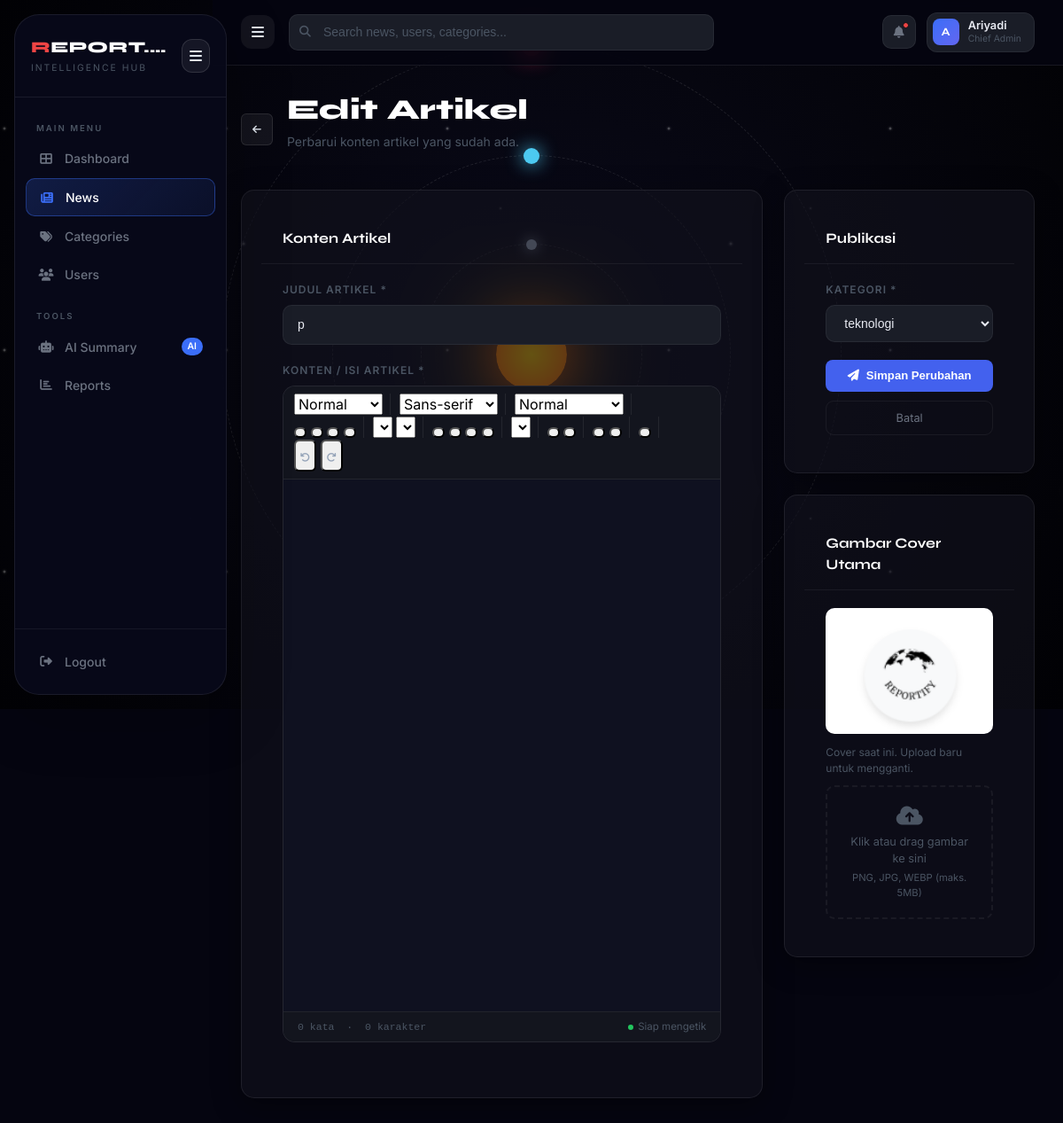
Page /admin-panel/news/2/edit/ (signed in) on the committed database.
### news/models.py (models this page shows, shortened)
class Artikel(models.Model):
    judul = models.CharField(max_length=255)
    isi = models.TextField()  # Disinkronkan: sebelumnya 'konten'
    gambar_cover = models.ImageField(upload_to='berita/', null=True, blank=True)
    kategori = models.ForeignKey(Kategori, on_delete=models.CASCADE)
    penulis = models.ForeignKey(User, on_delete=models.CASCADE) # Wajib untuk Dashboard
    tanggal_publikasi = models.DateTimeField(auto_now_add=True)
    penulis = models.ForeignKey(User, on_delete=models.SET_NULL, null=True, blank=True)

### news/admin_views.py (the view)
# urls.py: path('news/<int:artikel_id>/edit/', admin_views.admin_article_edit, name='admin_article_edit'),
@login_required
@staff_required
def admin_article_edit(request, artikel_id):
    artikel = get_object_or_404(Artikel, id=artikel_id)
    if request.method == 'POST':
        form = ArtikelAdminForm(request.POST, request.FILES, instance=artikel)
        if form.is_valid():
            form.save()
            return redirect('admin_news')
    else:
        form = ArtikelAdminForm(instance=artikel)
    daftar_kategori = Kategori.objects.all()
    return render(request, 'admin_panel/admin_article_form.html', {
        'form': form,
        'artikel': artikel,
        'daftar_kategori': daftar_kategori
    })

### news/forms.py
class ArtikelAdminForm(forms.ModelForm):
    class Meta:
        model = Artikel
        fields = ['judul', 'isi', 'gambar_cover', 'kategori']
        widgets = {
            'judul': forms.TextInput(attrs={'class': 'form-input-admin', 'placeholder': 'Masukkan judul berita...'}),
            'isi': forms.HiddenInput(),
            'kategori': forms.Select(attrs={'class': 'form-input-admin'}),
        }

### news/admin_views.py (called while the page is built)
def is_staff(user):
    return user.is_authenticated and user.is_staff

### news/models.py (called while the page is built)
    def __str__(self):
        return self.nama

### templates/admin_panel/admin_article_form.html (shortened to what this page needs)
{% extends 'admin_base.html' %}
{% load static %}
{% block nav_news %}active{% endblock %}
{% block content %}
<div class="page-header fade-in d-flex align-items-center gap-3">
    <a href="{% url 'admin_news' %}" class="btn-icon" style="width:36px; height:36px;">
        <i class="fas fa-arrow-left"></i>
    </a>
    <div>
        <h1 class="page-title">{% if artikel %}Edit Artikel{% else %}Buat Artikel Baru{% endif %}</h1>
        <p class="page-subtitle">{% if artikel %}Perbarui konten artikel yang sudah ada.{% else %}Tulis dan publikasikan artikel baru.{% endif %}</p>
    </div>
</div>
<form method="POST" enctype="multipart/form-data" id="artikel-form">
    <div class="row g-4">
        <div class="col-lg-8 fade-in delay-1">
            <div class="card-admin">
                <div class="card-header-admin">
                    <span style="font-family:'Syne',sans-serif; font-weight:700; color:#fff;">Konten Artikel</span>
                </div>
                <div class="card-body-admin">
                    <div class="form-group">
                        <label class="form-label-admin">Judul Artikel *</label>
                        {{ form.judul }}
                    </div>
                    <div class="form-group">
                        <label class="form-label-admin">Konten / Isi Artikel *</label>
                        <div class="editor-wrapper">
                            <div id="quill-toolbar">
                                <span class="ql-formats">
                                    <select class="ql-header">
                                        <option selected>Normal</option>
                                    </select>
                                </span>
                                <span class="ql-formats">
                                    <select class="ql-font">
                                        <option selected>Sans-serif</option>
                                    </select>
                                </span>
                                <span class="ql-formats">
                                    <select class="ql-size">
                                        <option selected>Normal</option>
                                    </select>
                                </span>
                                <span class="ql-formats">
                                    <button class="ql-bold" title="Tebal (Ctrl+B)"></button>
                                    <button class="ql-italic" title="Miring (Ctrl+I)"></button>
                                    <button class="ql-underline" title="Garis Bawah (Ctrl+U)"></button>
                                    <button class="ql-strike" title="Coret"></button>
                                </span>
                                <span class="ql-formats">
                                    <select class="ql-color" title="Warna Teks"></select>
                                    <select class="ql-background" title="Warna Background"></select>
                                </span>
                                <span class="ql-formats">
                                    <button class="ql-list" value="ordered" title="Daftar Bernomor"></button>
                                    <button class="ql-list" value="bullet" title="Daftar Berpoin"></button>
                                    <button class="ql-indent" value="-1" title="Geser Kiri"></button>
                                    <button class="ql-indent" value="+1" title="Geser Kanan"></button>
                                </span>
                                <span class="ql-formats">
                                    <select class="ql-align" title="Perataan Teks">
                                        <option selected></option>
                                        <option value="center"></option>
                                    </select>
                                </span>
                                <span class="ql-formats">
                                    <button class="ql-blockquote" title="Kutipan"></button>
                                    <button class="ql-code-block" title="Kode Blok"></button>
                                </span>
                                <span class="ql-formats">
                                    <button class="ql-link" title="Tambah Link"></button>
                                    <button class="ql-image" title="Tambah Gambar"></button>
                                </span>
                                <span class="ql-formats">
                                    <button class="ql-clean" title="Hapus Pemformatan"></button>
                                </span>
                                <span class="ql-formats">
                                    <button class="ql-undo" title="Batalkan (Ctrl+Z)">
                                        <i class="fas fa-undo" style="font-size:11px;"></i>
                                    </button>
                                    <button class="ql-redo" title="Ulangi (Ctrl+Y)">
                                        <i class="fas fa-redo" style="font-size:11px;"></i>
                                    </button>
                                </span>
                            </div>
                            <div id="quill-editor-area"></div>
                            <div class="editor-footer-bar">
                                <span class="word-count">
                                    <span id="word-count-num">0</span> kata &nbsp;·&nbsp; <span id="char-count-num">0</span> karakter
                                </span>
                                <span class="editor-status">
                                    <span class="editor-status-dot"></span>
                                    Siap mengetik
                                </span>
                            </div>
                        </div>
                    </div>
                </div>
            </div>
        </div>
        <div class="col-lg-4 fade-in delay-2">
            <div class="card-admin mb-4">
                <div class="card-header-admin">
                    <span style="font-family:'Syne',sans-serif; font-weight:700; color:#fff;">Publikasi</span>
                </div>
                <div class="card-body-admin">
                    <div class="form-group">
                        <label class="form-label-admin">Kategori *</label>
                        {{ form.kategori }}
                    </div>
                    <div style="display:flex; flex-direction:column; gap:10px; margin-top:20px;">
                        <button type="submit" class="btn-admin-primary" style="justify-content:center;">
                            <i class="fas fa-paper-plane"></i>
                            {% if artikel %}Simpan Perubahan{% else %}Publikasikan Sekarang{% endif %}
                        </button>
                        <a href="{% url 'admin_news' %}" style="display:flex; align-items:center; justify-content:center; gap:6px; padding:9px; border-radius:9px; border:1px solid var(--border-color); color:var(--text-secondary); font-size:0.8rem; text-decoration:none; transition:all 0.2s;" onmouseover="this.style.borderColor='rgba(255,255,255,0.1)'; this.style.color='var(--text-primary)';" onmouseout="this.style.borderColor='var(--border-color)'; this.style.color='var(--text-secondary)';">
                            Batal
                        </a>
                    </div>
                </div>
            </div>
            <div class="card-admin">
                <div class="card-header-admin">
                    <span style="font-family:'Syne',sans-serif; font-weight:700; color:#fff;">Gambar Cover Utama</span>
                </div>
                <div class="card-body-admin">
                    {% if artikel and artikel.gambar_cover %}
                    <img src="{{ artikel.gambar_cover.url }}" style="width:100%; border-radius:10px; object-fit:cover; max-height:160px; margin-bottom:12px;" alt="Current Cover">
                    <div style="font-size:0.75rem; color:var(--text-muted); margin-bottom:10px;">Cover saat ini. Upload baru untuk mengganti.</div>
                    {% endif %}
                    <label for="gambar_cover" style="display:block; border:2px dashed var(--border-color); border-radius:10px; padding:20px; text-align:center; cursor:pointer; transition:border-color 0.2s;" id="dropZone">
                        <i class="fas fa-cloud-upload-alt" style="font-size:1.5rem; color:var(--text-muted); display:block; margin-bottom:8px;"></i>
                        <div style="font-size:0.8rem; color:var(--text-muted);">Klik atau drag gambar ke sini</div>
                        <div style="font-size:0.7rem; color:var(--text-muted); margin-top:4px;">PNG, JPG, WEBP (maks. 5MB)</div>
                    </label>
                </div>
            </div>
        </div>
    </div>
</form>
{% endblock %}
{% block extra_script %}
<link href="https://cdn.jsdelivr.net/npm/quill@2.0.3/dist/quill.snow.css" rel="stylesheet">
{% endblock %}

### templates/admin_base.html (shortened to what this page needs)
<!DOCTYPE html>
<html lang="id">
<head>
    <link href="https://cdn.jsdelivr.net/npm/bootstrap@5.3.0/dist/css/bootstrap.min.css" rel="stylesheet">
    <link rel="stylesheet" href="https://cdnjs.cloudflare.com/ajax/libs/font-awesome/6.4.0/css/all.min.css">
</head>
<body>
    <div class="solar-system-bg">
        <div class="stars"></div>
        <div class="sun"></div>
        <div class="orbit orbit1"><div class="planet planet1"></div></div>
        <div class="orbit orbit2"><div class="planet planet2"></div></div>
        <div class="orbit orbit3"><div class="planet planet3"></div></div>
    </div>
    <aside class="admin-sidebar" id="adminSidebar">
        <div class="sidebar-logo">
            <div>
                <div class="logo-text"><span>R</span>EPORT.hub</div>
                <div class="logo-sub">Intelligence Hub</div>
            </div>
            <button class="sidebar-toggle-btn" onclick="toggleSidebar()" aria-label="Toggle sidebar">
                <i class="fas fa-bars"></i>
            </button>
        </div>
        <nav class="sidebar-nav">
            <div class="nav-label">Main Menu</div>
            <a href="{% url 'admin_dashboard' %}" class="nav-item-admin {% block nav_dashboard %}{% endblock %}">
                <span class="nav-icon"><i class="fas fa-th-large"></i></span>
                Dashboard
            </a>
            <a href="{% url 'admin_news' %}" class="nav-item-admin {% block nav_news %}{% endblock %}">
                <span class="nav-icon"><i class="fas fa-newspaper"></i></span>
                News
            </a>
            <a href="{% url 'admin_categories' %}" class="nav-item-admin {% block nav_categories %}{% endblock %}">
                <span class="nav-icon"><i class="fas fa-tags"></i></span>
                Categories
            </a>
            <a href="{% url 'admin_users' %}" class="nav-item-admin {% block nav_users %}{% endblock %}">
                <span class="nav-icon"><i class="fas fa-users"></i></span>
                Users
            </a>
            <div class="nav-label" style="margin-top: 8px;">Tools</div>
            <a href="{% url 'admin_ai_summary' %}" class="nav-item-admin {% block nav_ai %}{% endblock %}">
                <span class="nav-icon"><i class="fas fa-robot"></i></span>
                AI Summary
                <span class="nav-badge">AI</span>
            </a>
            <a href="{% url 'admin_reports' %}" class="nav-item-admin {% block nav_reports %}{% endblock %}">
                <span class="nav-icon"><i class="fas fa-chart-bar"></i></span>
                Reports
            </a>
        </nav>
        <div class="sidebar-footer">
            <form action="{% url 'account_logout' %}" method="post">
                <button type="submit" class="logout-btn">
                    <span class="nav-icon"><i class="fas fa-sign-out-alt"></i></span>
                    Logout
                </button>
            </form>
        </div>
    </aside>
    <div class="admin-main">
        <header class="admin-topbar">
            <button class="sidebar-toggle-btn-top" onclick="toggleSidebar()" aria-label="Toggle sidebar">
                <i class="fas fa-bars"></i>
            </button>
            <div class="topbar-search">
                <span class="search-icon"><i class="fas fa-search"></i></span>
                <input type="text" placeholder="Search news, users, categories...">
            </div>
            <div class="topbar-actions">
                <a href="#" class="notif-btn">
                    <i class="fas fa-bell" style="font-size:0.85rem;"></i>
                    <span class="notif-dot"></span>
                </a>
                <div class="admin-profile">
                    <div class="profile-avatar">
                        {{ request.user.username|slice:":1"|upper }}
                    </div>
                    <div class="profile-info">
                        <div class="profile-name">{{ request.user.username }}</div>
                        <div class="profile-role">
                            {% if request.user.is_superuser %}Chief Admin{% else %}Staff{% endif %}
                        </div>
                    </div>
                </div>
            </div>
        </header>
        <main class="admin-content">
            {% block content %}{% endblock %}
        </main>
    </div>
    {% block extra_script %}{% endblock %}
</body>
</html>

### rows in the picture
Artikel: judul "p", kategori "teknologi", gambar_cover (picture)

### other values in the picture
{{ request.user.username|slice:":1"|upper }} "A"
{{ request.user.username }} "Ariyadi"
